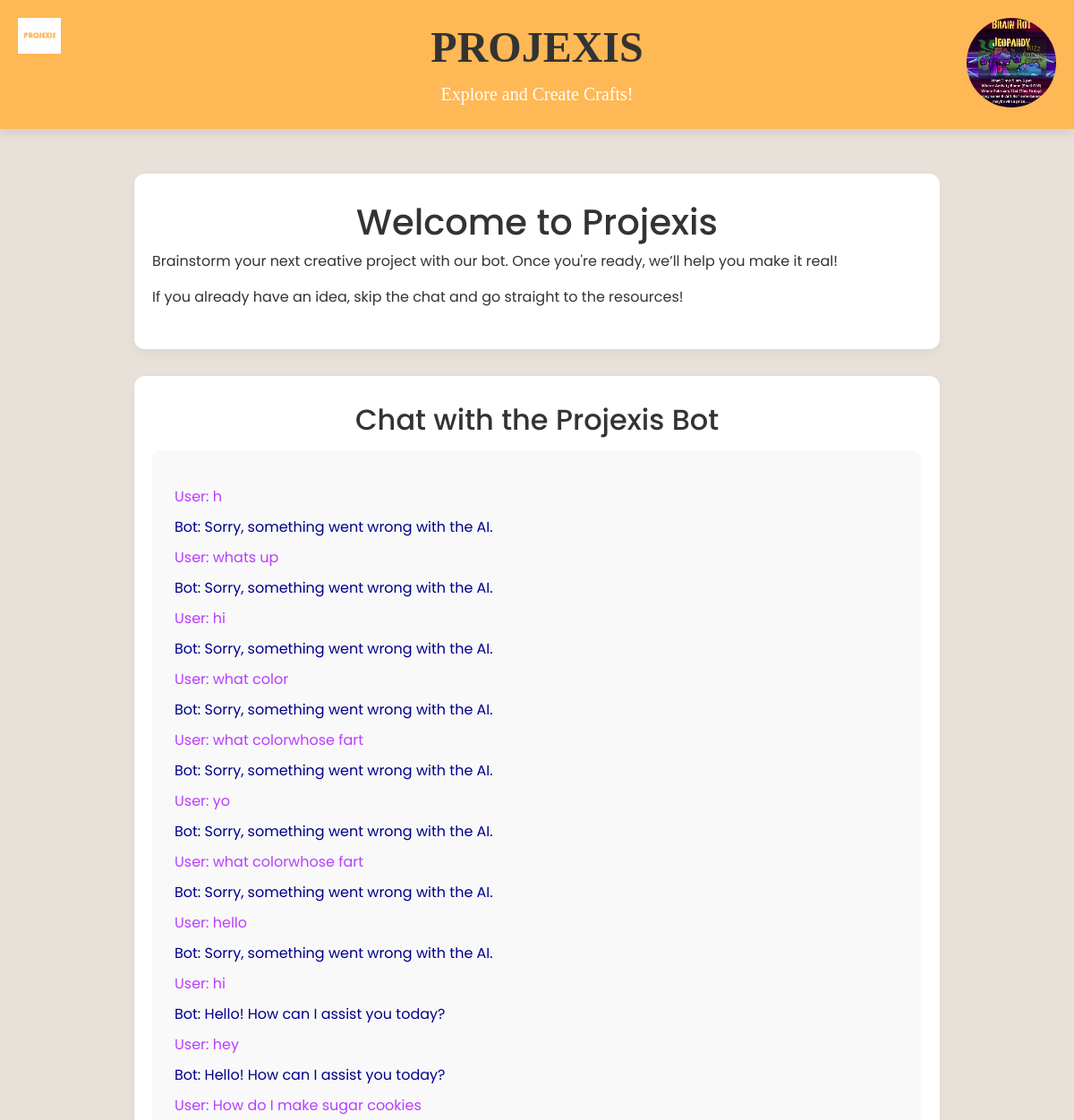
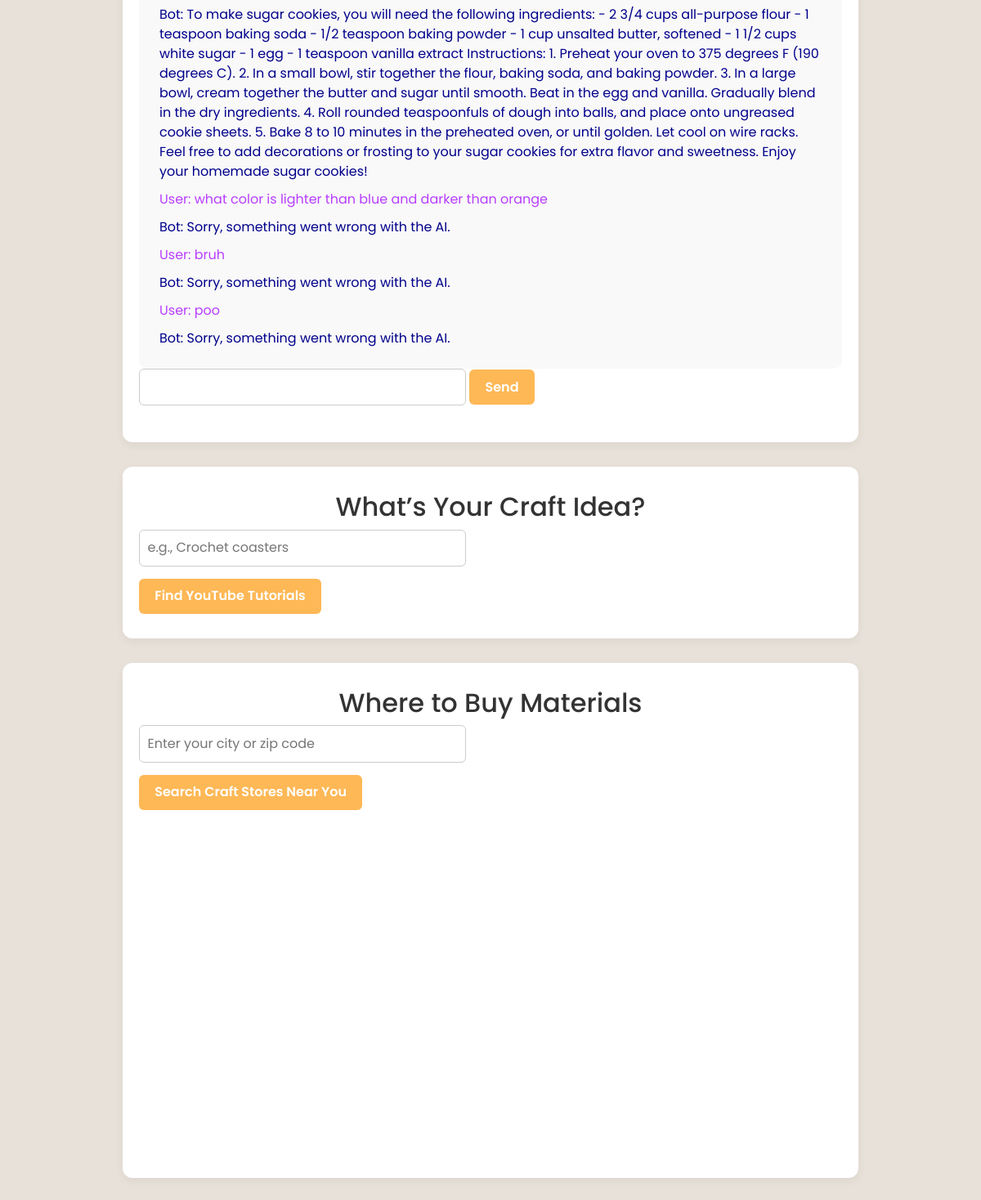
Screenshot of /chatBot/openai/ (signed in) with the database file from the repository (2 pictures, top to bottom).
### accounts/models.py (models this page shows, shortened)
class Profile(models.Model):
    user = models.OneToOneField(User, on_delete=models.CASCADE)
    picture = models.ImageField(upload_to='profile_pics/', null=True, blank=True)
    location = models.CharField(max_length=100, null=True, blank=True)
    liked_crafts = models.ManyToManyField(CraftIdeaModel, related_name='liked_by', blank=True)
    user_crafts = models.ManyToManyField(CraftIdeaModel, related_name='created_by', blank=True)

### chatBot/models.py (models this page shows)
class Message(models.Model):
		user_message = models.TextField()
		bot_message = models.TextField()
		timestamp = models.DateTimeField(auto_now_add=True)

### chatBot/views.py (the view, shortened to what this page needs)
# urls.py: path('openai/', views.chat_view, name='chat_view'),
def chat_view(request):
    messages = Message.objects.all().order_by('timestamp')
    return render(request, 'chatBot/index.html', {'messages': messages})

### chatBot/templates/chatBot/index.html (shortened to what this page needs)
{% extends "base.html" %}
{% load static %}
{% block content %}
<section>
  <h1>Welcome to Projexis</h1>
  <p>Brainstorm your next creative project with our bot. Once you're ready, we’ll help you make it real!</p>
  <p>If you already have an idea, skip the chat and go straight to the resources!</p>
</section>
<section>
  <h2>Chat with the Projexis Bot</h2>
  <div id="chatbox">
    {% include 'chatbox.html' %}
  </div>
  <form
    hx-post="{% url 'chat_view' %}"
    hx-target="#chatbox"
    hx-swap="innerHTML"
    hx-on="htmx:afterRequest: this.reset()"
  >
    <div class="input-fields">
      <input type="text" name="message" />
      <button type="submit">Send</button>
    </div>
  </form>
</section>
<section>
  <h2>What’s Your Craft Idea?</h2>
  <form id="ideaForm">
    <input type="text" id="idea" name="idea" placeholder="e.g., Crochet coasters" required />
    <br />
    <input type="submit" value="Find YouTube Tutorials" />
  </form>
</section>
<section>
  <h2>Where to Buy Materials</h2>
  <form id="locationForm">
    <input type="text" id="zip" placeholder="Enter your city or zip code" required />
    <br />
    <button type="submit">Search Craft Stores Near You</button>
  </form>
  <div id="map"></div>
</section>
{% endblock %}

### CraftSite/templates/base.html (shortened to what this page needs)
<!DOCTYPE html>
<html>
{% load static %}
<head>
  <link href="https://cdn.jsdelivr.net/npm/bootstrap@5.3.3/dist/css/bootstrap.min.css" rel="stylesheet">
  <link rel="stylesheet" href="https://cdnjs.cloudflare.com/ajax/libs/font-awesome/6.1.1/css/all.min.css">
  <link rel="stylesheet" type="text/css" href="{% static 'css/style.css' %}">
  <link rel="stylesheet" type="text/css" href="{% static 'css/chatbot.css' %}">
  <link rel="stylesheet" href="https://cdn.jsdelivr.net/npm/swiper/swiper-bundle.min.css" />
</head>
<body style="font-family: 'Poppins', sans-serif; transition: background-color 0.5s;">
<img src="{% static 'img/logo.png' %}"
     onclick="openNav()"
     style="height: 40px; position: fixed; top: 20px; left: 20px; cursor: pointer; z-index: 1001;"
     alt="Open Sidebar">
<header class="site-header bg-index text-white text-center py-4">
  <div class="container">
    <h1>PROJEXIS</h1>
    <p class="lead">Explore and Create Crafts!</p>
    {% if user.is_authenticated %}
      <a href="{% url 'view_profile' user.id %}" style="position: absolute; top: 20px; right: 20px;">
        <img src="{{ user.profile.picture.url|default:'/CraftSite/static/img/Default.png' }}"
             alt="Profile"
             style="height: 100px; width: 100px; border-radius: 50%; object-fit: cover;">
      </a>
    {% endif %}
  </div>
</header>
<div id="main" style="transition: margin-left .5s; padding: 20px;">
  {% block content %}{% endblock %}
</div>
</body>
</html>

### chatBot/templates/chatbox.html
<div id="chatbox">
    {% for message in messages %}
    <div class="user-message">User: {{ message.user_message }}</div>
    <div class="bot-message">Bot: {{ message.bot_message }}</div>
    {% endfor %}
</div>

### CraftSite/static/css/style.css (style rules this page uses)
:root { --beige: #E8E1DA; --orange: #FEB856; }
body { font-family: 'Poppins', sans-serif; background-color: var(--beige); color: #333; margin: 0; }
.site-header { background-color: var(--orange); color: white; font-family: 'Playfair Display'; text-align: center; padding: 3rem 1rem; box-shadow: 0 4px 10px rgba(0, 0, 0, 0.1); }
.site-header h1 { font-size: 3rem; font-weight: 600; margin-bottom: 0.5rem; }
.site-header p { font-size: 1.25rem; font-weight: 300; margin: 0; }

### CraftSite/static/css/chatbot.css (style rules this page uses)
:root { --beige: #E8E1DA; --orange: #FEB856; --text-dark: #333; --white: #fff; }
body { font-family: 'Inter', sans-serif; background-color: var(--beige); color: var(--text-dark); margin: 0; padding: 0; }
h1, h2 { text-align: center; color: var(--text-dark); }
section { background-color: var(--white); border-radius: 12px; box-shadow: 0 4px 12px rgba(0, 0, 0, 0.05); margin: 30px auto; padding: 30px 20px; width: 90%; max-width: 900px; }
input[type="text"], input[type='text'][name='message'] { padding: 0.6rem; width: 80%; max-width: 400px; margin-bottom: 15px; border-radius: 6px; border: 1px solid #ccc; }
button, input[type="submit"] { background-color: var(--orange); color: var(--white); border: none; padding: 0.6rem 1.2rem; border-radius: 6px; cursor: pointer; font-weight: 600; transition: background-color 0.2s ease; }
#map { width: 100%; height: 400px; border-radius: 12px; margin-top: 20px; }
.user-message { color: #b83eff; padding: 5px; }
.bot-message { color: darkblue; padding: 5px; }
#chatbox { margin-top: 15px; padding: 10px; background-color: #f9f9f9; border-radius: 10px; }

### rows the page displays
Message: user_message "h", bot_message "Sorry, something went wrong with the AI."
Message: user_message "whats up", bot_message "Sorry, something went wrong with the AI."
Message: user_message "hi", bot_message "Sorry, something went wrong with the AI."
Message: user_message "what color", bot_message "Sorry, something went wrong with the AI."
Message: user_message "what colorwhose fart", bot_message "Sorry, something went wrong with the AI."
Message: user_message "yo", bot_message "Sorry, something went wrong with the AI."
Message: user_message "what colorwhose fart", bot_message "Sorry, something went wrong with the AI."
Message: user_message "hello", bot_message "Sorry, something went wrong with the AI."
Message: user_message "hi", bot_message "Hello! How can I assist you today?"
Message: user_message "hey", bot_message "Hello! How can I assist you today?"
Message: user_message "How do I make sugar cookies", bot_message "To make sugar cookies, you will need the following ingredients: - 2 3/4 cups all-purpose flour - 1 teaspoon baking soda - 1/2 teaspoon baking powder - 1 cup unsalted butter, softened - 1 1/2 cups white sugar - 1 egg - 1 teaspoon vanilla extract Instructions: 1. Preheat your oven to 375 degrees F (190 degrees C). 2. In a small bowl, stir together the flour, baking soda, and baking powder. 3. In a large bowl, cream together the butter and sugar until smooth. Beat in the egg and vanilla. Gradually blend in the dry ingredients. 4. Roll rounded teaspoonfuls of dough into balls, and place onto ungreased cookie sheets. 5. Bake 8 to 10 minutes in the preheated oven, or until golden. Let cool on…"
Message: user_message "what color is lighter than blue and darker than orange", bot_message "Sorry, something went wrong with the AI."
Message: user_message "bruh", bot_message "Sorry, something went wrong with the AI."
Message: user_message "poo", bot_message "Sorry, something went wrong with the AI."
